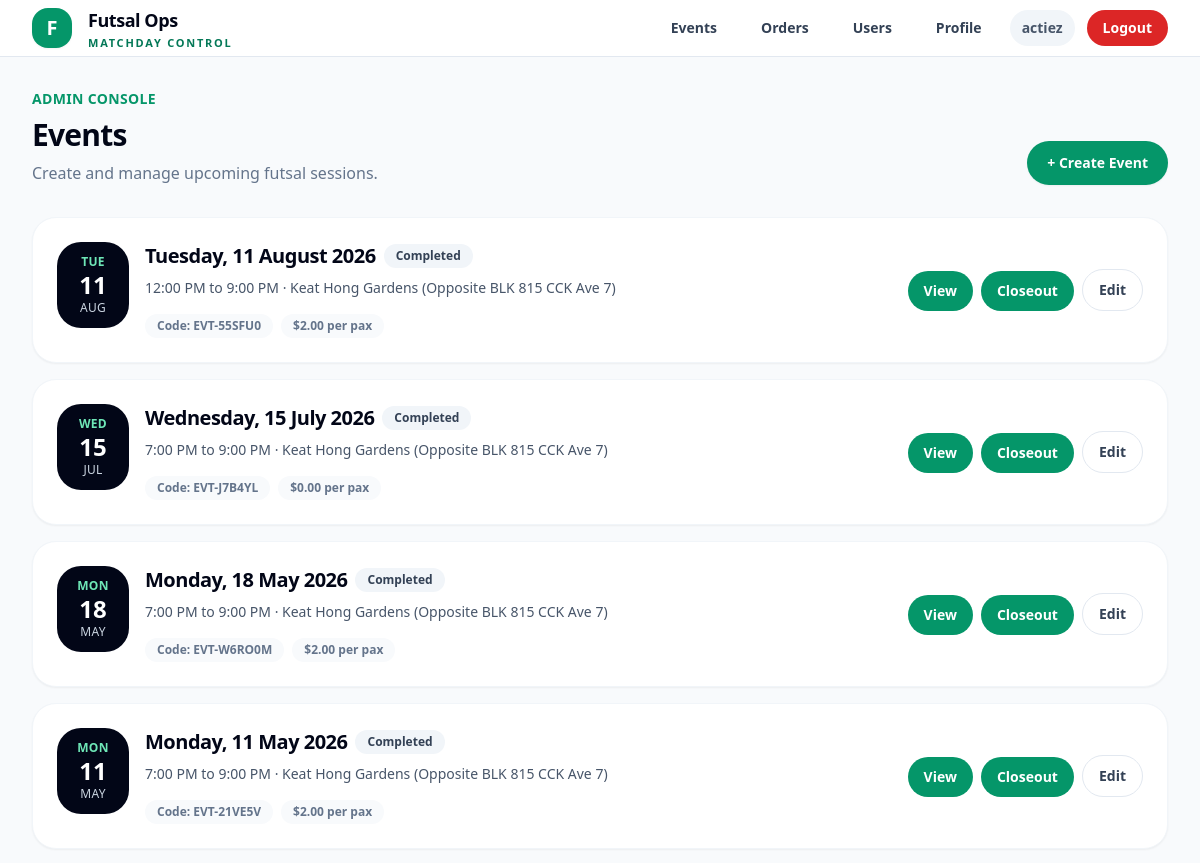
Page /events/ (signed in, upper part) on the earlier database version.
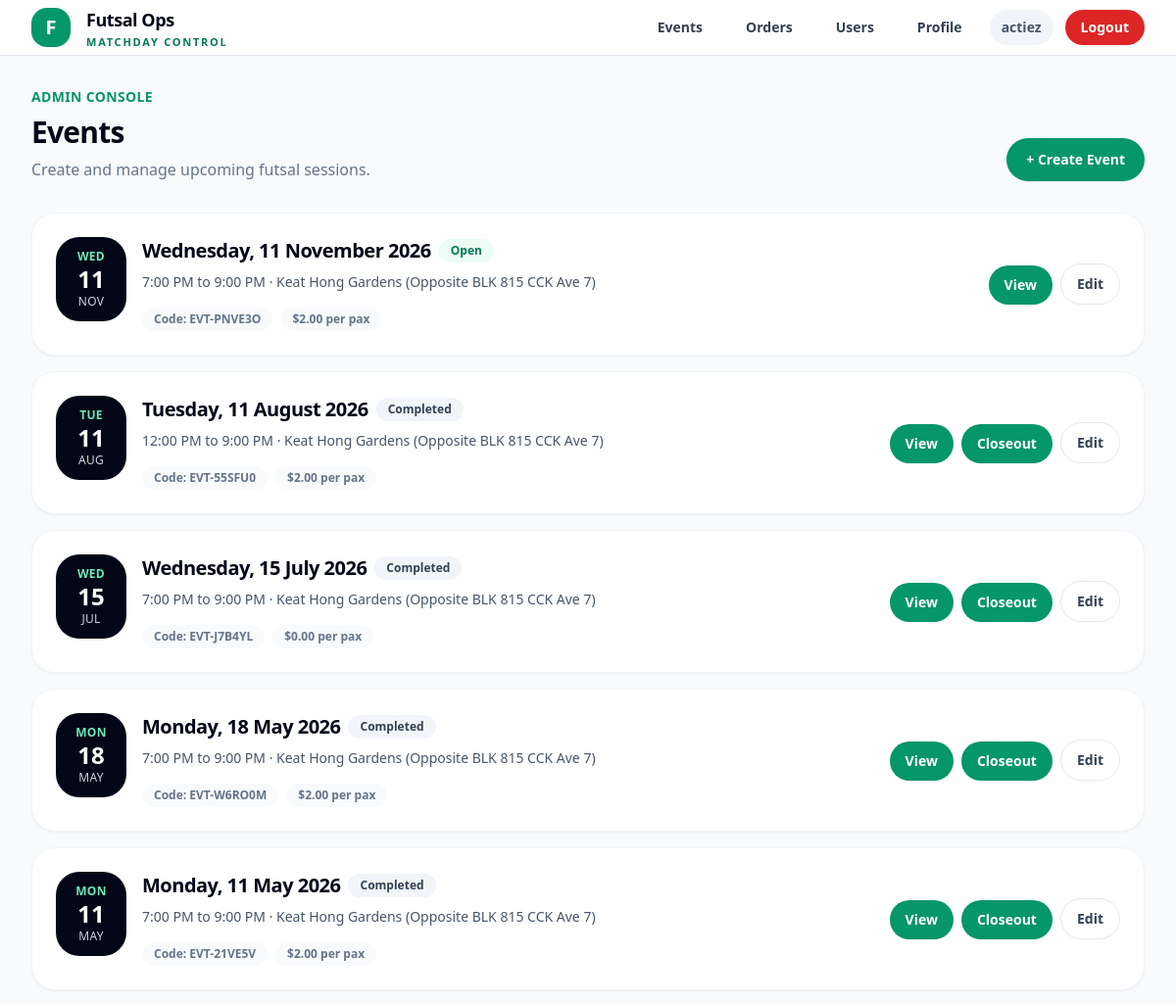
Same page on the later database version.
### events/models.py (models this page shows, shortened)
class Event(models.Model):
    STATUS_DRAFT = "draft"
    STATUS_OPEN = "open"
    STATUS_FINALIZED = "finalized"
    STATUS_COMPLETED = "completed"
    STATUS_CANCELLED = "cancelled"
    STATUS_CHOICES = [
        (STATUS_DRAFT, "Draft"),
        (STATUS_OPEN, "Open"),
        (STATUS_FINALIZED, "Finalized"),
        (STATUS_COMPLETED, "Completed"),
        (STATUS_CANCELLED, "Cancelled"),
    ]
    LEAVE_CUTOFF_CHOICES = [
        (None, "No cutoff"),
        (30, "30 minutes before"),
        (60, "60 minutes before"),
        (90, "90 minutes before"),
        (120, "120 minutes before"),
        (150, "150 minutes before"),
        (180, "180 minutes before"),
    ]
    registration_token = models.UUIDField(
        default=uuid.uuid4,
        unique=True,
        editable=False,
    )
    event_code = models.CharField(
        max_length=20,
        unique=True,
        default=generate_event_code,
        editable=False,
    )
    title = models.CharField(max_length=255)
    start_datetime = models.DateTimeField()
    end_datetime = models.DateTimeField()
    location = models.CharField(max_length=255)
    amount_payable = models.DecimalField(max_digits=8, decimal_places=2)
    playing_slots = models.PositiveIntegerField(default=15)
    waiting_slots = models.PositiveIntegerField(default=5)
    backup_slots = models.PositiveIntegerField(default=3)
    is_private = models.BooleanField(
        default=False,
        help_text="Private events are hidden from the public event list but accessible by registration link.",
    )
    leave_cutoff_minutes = models.PositiveIntegerField(
        null=True,
        blank=True,
        choices=LEAVE_CUTOFF_CHOICES,
        help_text="Players cannot self-leave after this cutoff before kick-off.",
    )
    status = models.CharField(
        max_length=20,
        choices=STATUS_CHOICES,
        default=STATUS_DRAFT,
    )
    created_by = models.ForeignKey(
        settings.AUTH_USER_MODEL,
        on_delete=models.SET_NULL,
        null=True,
        related_name="created_events",
    )
    created_at = models.DateTimeField(auto_now_add=True)
    updated_at = models.DateTimeField(auto_now=True)
    class Meta:
        ordering = ["start_datetime"]
    @property
    def weekday_display(self):
        local_start = timezone.localtime(self.start_datetime)
        return local_start.strftime("%A")
    @property
    def date_display(self):
        local_start = timezone.localtime(self.start_datetime)
        return local_start.strftime("%d %B %Y")
    @property
    def time_range_display(self):
        local_start = timezone.localtime(self.start_datetime)
        local_end = timezone.localtime(self.end_datetime)
        start = local_start.strftime("%I:%M %p").lstrip("0")
        end = local_end.strftime("%I:%M %p").lstrip("0")
        return f"{start} to {end}"
    @property
    def effective_status(self):
        from registrations.models import EventRegistration
        now = timezone.now()
        if now >= self.end_datetime:
            return "completed"
        playing_count = self.registrations.filter(
            status=EventRegistration.STATUS_PLAYING
        ).count()
        waiting_count = self.registrations.filter(
            status=EventRegistration.STATUS_WAITING
        ).count()
        if playing_count >= self.playing_slots and waiting_count >= self.waiting_slots:
            return "full"
        if playing_count >= self.playing_slots:
            return "playing_full"
        return "open"
    @property
    def effective_status_label(self):
        labels = {
            "open": "Open",
            "playing_full": "Playing Full",
            "full": "Full",
            "completed": "Completed",
        }
        return labels.get(self.effective_status, self.effective_status)

### events/views.py (the view)
# urls.py: path("", EventListView.as_view(), name="event_list"),
class EventListView(ListView):
    model = Event
    template_name = "events/list.html"
    context_object_name = "events"
    ordering = ["-start_datetime"]
    def get_queryset(self):
        queryset = super().get_queryset()
        user = self.request.user
        if user.is_authenticated and user.is_admin_level():
            return queryset
        return queryset.filter(is_private=False)
    def get_context_data(self, **kwargs):
        context = super().get_context_data(**kwargs)
        context["now"] = timezone.now()
        return context

### accounts/models.py (called while the page is built)
    def is_admin_level(self):
        return self.is_authenticated and (
            self.is_superuser
            or self.role in {self.ROLE_ADMIN, self.ROLE_SUPERADMIN}
        )

    def is_superadmin_level(self):
        return self.is_authenticated and (
            self.is_superuser
            or self.role == self.ROLE_SUPERADMIN
        )

### templates/events/list.html (shortened to what the changed rows need)
{% extends "base.html" %}
{% block content %}
<div class="space-y-8">
    {% if request.user.is_admin_level %}
        <div class="flex flex-col md:flex-row md:items-end md:justify-between gap-5">
            <div>
                <h1 class="mt-2 text-3xl font-black tracking-tight text-slate-950">
                    Events
                </h1>
            </div>
        </div>
        <div class="grid grid-cols-1 gap-4">
            {% for event in events %}
                <div class="bg-white rounded-3xl border border-slate-100 shadow-sm p-5 md:p-6 hover:shadow-md transition-shadow">
                    <div class="flex flex-col md:flex-row md:items-center md:justify-between gap-5">
                        <div class="flex items-start gap-4">
                            <div class="min-w-[72px] rounded-3xl bg-slate-950 text-white px-4 py-3 text-center">
                                <div class="text-xs font-bold uppercase tracking-wide text-emerald-300">
                                    {{ event.weekday_display|slice:":3" }}
                                </div>
                                <div class="text-2xl font-black leading-tight">
                                    {{ event.start_datetime|date:"d" }}
                                </div>
                                <div class="text-xs uppercase tracking-wide text-slate-300">
                                    {{ event.start_datetime|date:"M" }}
                                </div>
                            </div>
                            <div>
                                <div class="flex flex-wrap items-center gap-2">
                                    <h2 class="text-xl font-black tracking-tight text-slate-950">
                                        {{ event.weekday_display }}, {{ event.date_display }}
                                    </h2>
                                    <span class="inline-flex items-center rounded-full px-3 py-1 text-xs font-bold
                                        {% if event.effective_status == 'completed' %}
                                            bg-slate-100 text-slate-700
                                        {% elif event.effective_status == 'full' %}
                                            bg-red-50 text-red-700
                                        {% elif event.effective_status == 'playing_full' %}
                                            bg-amber-50 text-amber-700
                                        {% elif event.effective_status == 'cancelled' %}
                                            bg-slate-200 text-slate-700
                                        {% else %}
                                            bg-emerald-50 text-emerald-700
                                        {% endif %}
                                    ">
                                        {{ event.effective_status_label }}
                                    </span>
                                </div>
                                <div class="mt-2 text-sm text-slate-600">
                                    {{ event.time_range_display }} · {{ event.location }}
                                </div>
                                <div class="mt-4 flex flex-wrap gap-2 text-xs font-semibold text-slate-500">
                                    <span class="rounded-full bg-slate-50 px-3 py-1">
                                        Code: {{ event.event_code }}
                                    </span>
                                    <span class="rounded-full bg-slate-50 px-3 py-1">
                                        ${{ event.amount_payable }} per pax
                                    </span>
                                </div>
                            </div>
                        </div>
                        <div class="flex flex-row md:flex-col lg:flex-row gap-2 md:items-end">
                            <a href="{% url 'event_detail' event.id %}"
                               class="inline-flex items-center justify-center px-4 py-2.5 rounded-full bg-emerald-600 text-white text-sm font-bold hover:bg-emerald-700">
                                View
                            </a>
                            {% if event.end_datetime <= now and event.status != "cancelled" %}
                                <a href="{% url 'event_closeout' event.id %}"
                                   class="inline-flex items-center justify-center px-4 py-2.5 rounded-full bg-emerald-600 text-white text-sm font-bold hover:bg-emerald-700">
                                    Closeout
                                </a>
                            {% endif %}
                            <a href="{% url 'event_edit' event.id %}"
                               class="inline-flex items-center justify-center px-4 py-2.5 rounded-full border border-slate-200 bg-white text-slate-700 text-sm font-bold hover:bg-slate-50">
                                Edit
                            </a>
                        </div>
                    </div>
                </div>
            {% endfor %}
        </div>
    {% endif %}
</div>
{% endblock %}

Differences in the rows shown:
added Event: weekday_display "WED", start_datetime "11", start_datetime "NOV", weekday_display "Wednesday", date_display "11 November 2026", effective_status_label "Open", time_range_display "7:00 PM to 9:00 PM", location "Keat Hong Gardens (Opposite BLK 815 CCK Ave 7)", event_code "EVT-PNVE3O", amount_payable "2.00"
